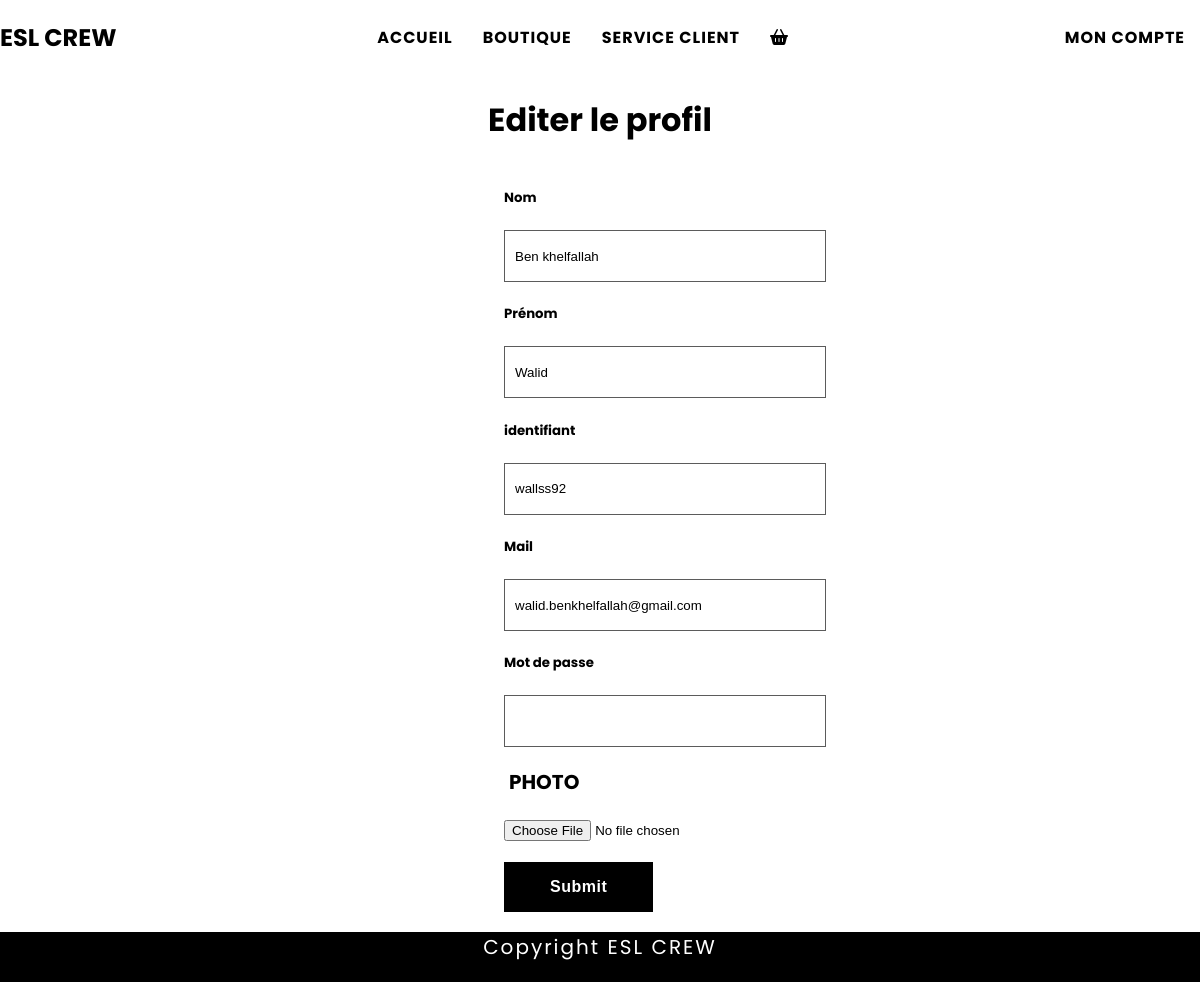
/editerprofil.php (signed in), run on the app's committed database.
### tables this page shows
CREATE TABLE `profil` (
  `id_profil` int(3) NOT NULL,
  `prenom` varchar(20) DEFAULT NULL,
  `nom` varchar(20) DEFAULT NULL,
  `mail` varchar(30) NOT NULL,
  `identifiant` varchar(30) DEFAULT NULL,
  `mot_de_passe` varchar(30) DEFAULT NULL,
  `img` varchar(150) DEFAULT NULL
);

### editerprofil.php (the view, shortened to what this page needs)
<?php include("inc/header.log.inc.php") ?>
<?php
if(isset($_SESSION["id"])){
     $getid = intval($_SESSION["id"]);
     $requeteSQL = $pdo->prepare("SELECT * FROM profil WHERE id_profil = ?");
     $requeteSQL->execute(array($getid));
     $user = $requeteSQL->fetch();
?>
<h1 style="text-align: center" class="box-title">Editer le profil</h1>
<section class="contact-form" id="annonce">
<form class="form-group" action="" method="post" name="editer" enctype='multipart/form-data'>
  <div class="form-group">
    <h5 for="text">Nom</h5>
    <input type="text" class="form-control" value="<?php echo $user['nom']; ?>" name="nom" id="">
  </div>
  <div class="form-group">
    <h5 for="text">Prénom</h5>
    <input type="text" class="form-control" value="<?php echo $user['prenom']; ?>" name="prenom" id="">
  </div>
  <div class="form-group">
    <h5 for="text">identifiant</h5>
    <input type="text" class="form-control" value="<?php echo $user['identifiant']; ?>" name="identifiant" id="">
  </div>
  <div class="form-group">
    <h5 for="text">Mail</h5>
    <input type="email" class="form-control" value="<?php echo $user['mail']; ?>" name="mail" id="exampleInputEmail1" aria-describedby="emailHelp">
  </div>
  <div class="form-group">
    <h5 for="text">Mot de passe</p></h5>
    <input type="password" class="form-control"  name="mot_de_passe" id="">
  </div>
  <div class="form-group">
            <label for="titre">Photo</label>
            <input type="file" class="form-control-file" id="img" name="img[]">
  </div>
  <input type="submit" name="editer" class="btn btn-primary">
</form>
</section>
<?php include("inc/footer.inc.php"); ?>
<?php }
    else{
        header('Location: connexion.php');
    } ?>

### assets/css/style.css (style rules this page uses)
html { font-family: 'Poppins', sans-serif; }
html, body { margin: 0; display: table; height: 100%; width: 100%; }
.contact-form { width: 600px; display: flex; align-content: center; margin-left: 42%; }
.contact-form .form-group label { display: block; text-transform: uppercase; margin: 20px; margin-left: 5px; font-weight: bold; font-size: 20px; }
.contact-form .form-group input[type="text"] { border: 1px solid rgb(91, 91, 91) ; padding: 10px; width: 300px; height: 30px; }
.contact-form .form-group input[type="password"] { border: 1px solid rgb(91, 91, 91) ; padding: 10px; width: 300px; height: 30px; }
.contact-form .form-group input[type="email"] { border: 1px solid rgb(91, 91, 91) ; padding: 10px; width: 300px; height: 30px; }
.contact-form .form-group input[type="submit"] { background: black; letter-spacing: 0.5px; border: 1px solid black; color: white; padding: 15px; padding-right: 45px; padding-left: 45px; margin: 20px; margin-left: 0; transition: 1s; font-weight: bold; font-size: 16px; }

### data on the page
profil: nom "Ben khelfallah", prenom "Walid", identifiant "wallss92", mail "walid.benkhelfallah@gmail.com"
